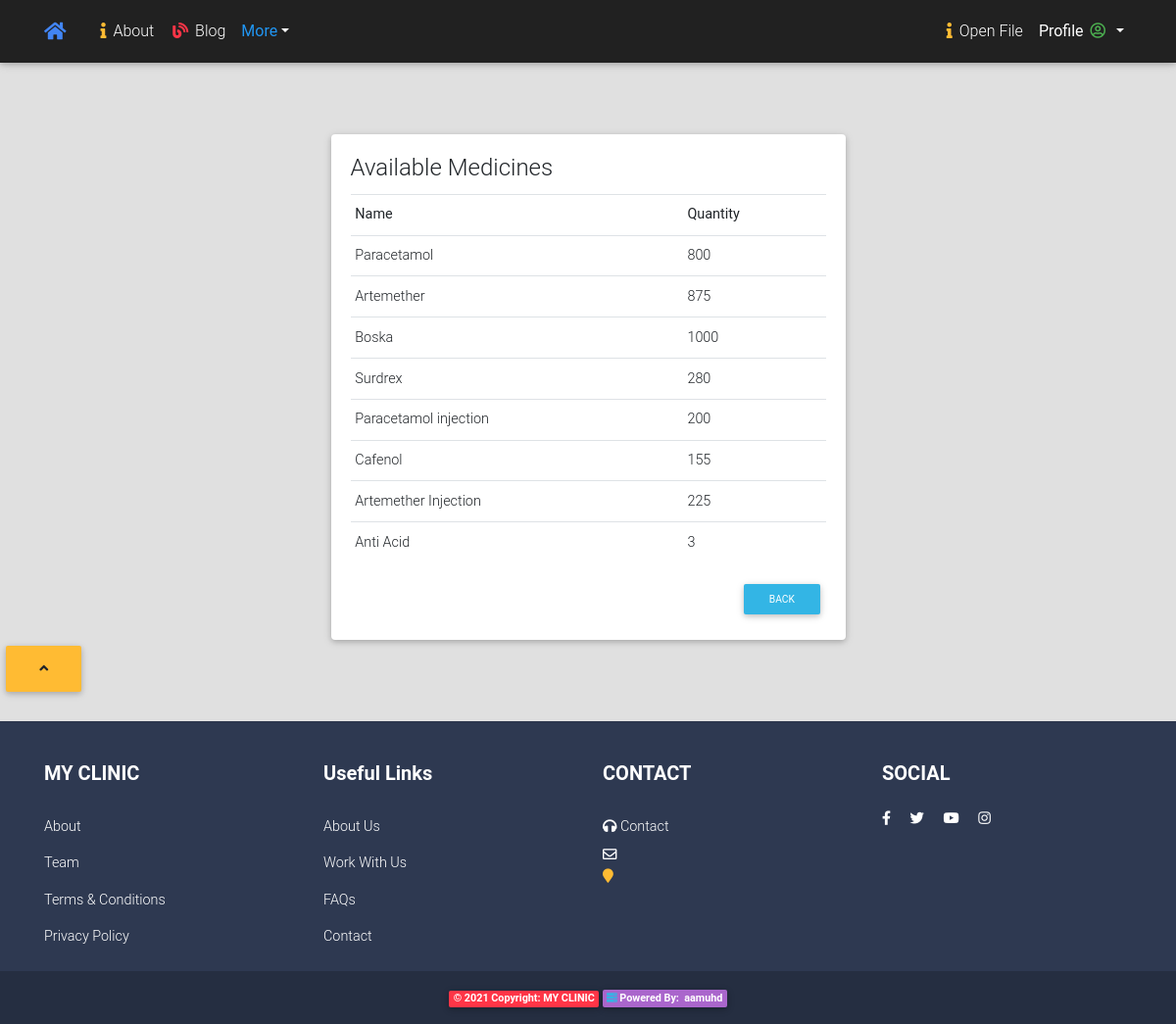
The app's page /stock/view_medicines/ (signed in) with its own data.
### stock/models.py (models this page shows, shortened)
class Medicine(models.Model):
    category = models.ForeignKey(Category, on_delete=models.CASCADE)
    name = models.CharField(max_length=30)
    quantity = models.IntegerField()

### patientsrecords/decorators.py (the view)
        def wrapper_func(request, *args, **kwargs):
            if request.user.groups.exists:
                group = request.user.groups.all()
                for grp in group:
                    if grp.name in authorized_users:
                        return view_func(request, *args, **kwargs)
                    else:
                        return HttpResponse('<h1>You are not allowed here</h1>')

### stock/views.py (called while the page is built)
@login_required(login_url = 'account:login')
@allow_users(authorized_users = ['admin', 'pharmacist'])
def view_medicines(request):
    medicines = Medicine.objects.all()
    context = {'medicines': medicines}
    return render(request, 'stock/medicines.html', context)

### templates/stock/medicines.html (shortened to what this page needs)
{% extends 'core/base.html' %}
{% load static %}
{% block content %}
    <div class="container" style="margin-top: 10%;">
        <div class="row" style="width: 50%; margin-left: 25%; margin-right: 25%;">
            <div class="col-md">
                <div class="card card-body">
                    <h4 class="card-title">
                      Available Medicines
                    </h4>
                  <table class="table table-sm">
                      <tr>
                          <th>Name</th>
                          <th>Quantity</th>
                      </tr>
                      {% for medicine in medicines %}
                      <tr>
                        <td>
                          {{ medicine.name }}
                        </td>
                        <td>
                          {{ medicine.quantity }}
                        </td>
                      </tr>
                      {% endfor %}
                  </table>
                  <div style="width: auto;" class="text-right">
                    <a href="{% url 'stock:categories' %}" class="btn btn-sm btn-info">
                      back
                    </a>
                  </div>
                </div>
            </div>
        </div>
</div>
{% endblock content %}

### templates/core/base.html (shortened to what this page needs)
{% load static %}
<!DOCTYPE html>
<html lang="en">
<head>
  <link rel="stylesheet" href="https://use.fontawesome.com/releases/v5.8.1/css/all.css">
  <link href="{% static 'css/bootstrap.min.css' %}" rel="stylesheet">
  <link href="{% static 'css/mdb.min.css' %}" rel="stylesheet">
  <link href="{% static 'css/style.min.css' %}" rel="stylesheet">
  <link href="{% static 'core/css/style.css' %}" rel="stylesheet">
  <link href="{% static 'css/style.css' %}" rel="stylesheet">
</head>
{% include "core/navbar.html" %}
<body class="bg-light" id="page-top">
    {% block content %}
    {% endblock content %}
    <a class="scroll-to-top btn btn-floating btn-large rounded-pill bg-warning float-end" href="#page-top">
      <i class="fas fa-angle-up"></i>
    </a>
    {% include "core/footer.html" %}
</body>
</html>

### templates/core/navbar.html (shortened to what this page needs)
<nav class="navbar fixed-top navbar-expand-lg navbar-dark bg-dark white double-nav scrolling-navbar">
  <div class="container">
    <a class="navbar-brand waves-effect" href="/">
      <i class="fas fa-home text-primary"></i>
    </a>
    <div class="collapse navbar-collapse" id="navbarSupportedContent">
      <ul class="navbar-nav mr-auto">
        <li class="nav-item">
          <a class="nav-link waves-effect" href="{% url 'core:page' 'about' %}">
          <i class="fas fa-info ml-2 text-warning"></i>
          About</a>
        </li>
        <li class="nav-item">
          <a class="nav-link waves-effect" href="{% url 'core:page' 'blog' %}">
          <i class="fas fa-blog text-danger"></i>
          Blog</a>
        </li>
        <li class="nav-item dropdown">
          <a class="nav-link dropdown-toggle" id="navbarDropdownMenuLink" data-toggle="dropdown"
            aria-haspopup="true" aria-expanded="false"><strong class="blue-text">More</strong></a>
        </li>
      </ul>
      <ul class="navbar-nav nav-flex-icons">
        <li class="nav-item">
          <a class="nav-link waves-effect float-end" href="{% url 'patientsrecords:patientfile' %}">
          <i class="fas fa-info ml-2 text-warning"></i>
          Open File</a>
        </li>
        <li class="nav-item dropdown">
          <a class="nav-link dropdown-toggle" id="navbarDropdownMenuLink" data-toggle="dropdown"
            aria-haspopup="true" aria-expanded="false"><strong>Profile</strong>
            <i class="far fa-user-circle green-text"></i>
          </a>
        </li>
      </ul>
    </div>
  </div>
</nav>

### templates/core/footer.html (shortened to what this page needs)
<footer class="page-footer text-center font-small mdb-color darken-2 mt-4 fadeIn">
  <hr class="my-4">
  <div class="container text-center text-md-left">
    <div class="row">
      <div class="col-md-3 mx-auto">
        <h5 class="font-weight-bold mt-3 mb-4">MY CLINIC</h5>
        <ul class="list-unstyled">
          <li><a href="{% url 'core:page' 'about' %}" class="py-2 d-block">About</a></li>
          <li><a href="{% url 'core:page' 'team' %}" class="py-2 d-block">Team</a></li>
          <li><a href="{% url 'core:page' 'terms' %}" class="py-2 d-block">Terms &amp; Conditions</a></li>
          <li><a href="{% url 'core:page' 'privacy' %}" class="py-2 d-block">Privacy Policy</a></li>
        </ul>
      </div>
      <div class="col-md-3 mx-auto">
        <h5 class="font-weight-bold mt-3 mb-4">Useful Links</h5>
        <ul class="list-unstyled">
          <li><a href="{% url 'core:page' 'admission' %}" class="py-2 d-block">About Us</a></li>
          <li><a href="{% url 'core:page' 'offer' %}" class="py-2 d-block">Work With Us</a></li>
          <li><a href="{% url 'core:page' 'faqs' %}" class="py-2 d-block">FAQs</a></li>
          <li><a href="{% url 'core:contact'  %}" class="py-2 d-block">Contact</a></li>
        </ul>
      </div>
      <div class="col-md-3 mx-auto">
        <h5 class="font-weight-bold text-uppercase mt-3 mb-4">Contact</h5>
        <ul class="list-unstyled pb-4">
          <li><a href="{% url 'core:page' 'contact' %}" class="py-2 d-block"><span class="fas fa-headphones"></span> Contact</a></li>
          <li><a href="mail:{{email}}"><span class="far fa-envelope"></span></a></li>
          <li><span class="fas fa-map-marker text-warning"></span></li>
        </ul>
      </div>
      <div class="col-md-3 mx-auto">
      <h5 class="font-weight-bold text-uppercase mt-3 mb-4">Social</h5>
        <ul class="list-unstyled pb-4">
          <li>
            <a href="{{facebook}}" target="_blank">
              <i class="fab fa-facebook-f mr-3"></i>
            </a>
            <a href="{{twitter}}" target="_blank">
              <i class="fab fa-twitter mr-3"></i>
            </a>
            <a href="{{youtube}}" target="_blank">
              <i class="fab fa-youtube mr-3"></i>
            </a>
            <a href="{{instagram}}" target="_blank">
              <i class="fab fa-instagram mr-3"></i>
            </a>
          </li>
        </ul>
      </div>
    </div>
  </div>
  <div class="footer-copyright py-3">
     <span class="badge badge-danger text-warning">
      © <script>document.write(new Date().getFullYear());</script> Copyright:
      <a href="{% url 'core:home' %}" >MY CLINIC</a>
     </span>
     <span class="badge badge-secondary">
      <i class="fa fa-server text-info "></i> Powered  By:  &nbsp;<a href="{{provider.website}}" target="_blank">aamuhd</a>
    </span>
  </div>
</footer>

### static/core/css/style.css (style rules this page uses)
body, html { height: 100%; }

### static/css/style.css (style rules this page uses)
html, body, .view { height: 100%; }
.page-footer { background-color: #929FBA; }

### templates/core/base.html (style rules this page uses)
html, body, header { height: 60vh; }

### records on screen
Medicine: name "Paracetamol", quantity "800"
Medicine: name "Artemether", quantity "875"
Medicine: name "Boska", quantity "1000"
Medicine: name "Surdrex", quantity "280"
Medicine: name "Paracetamol injection", quantity "200"
Medicine: name "Cafenol", quantity "155"
Medicine: name "Artemether Injection", quantity "225"
Medicine: name "Anti Acid", quantity "3"
